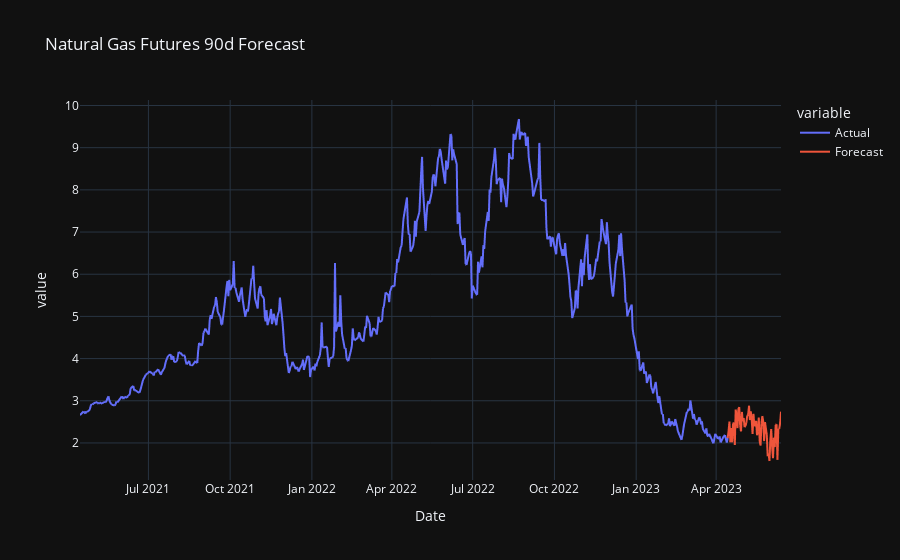

Notebook code for this chart:
### Code cell
plot_df = results.reset_index()
fig = px.line(plot_df, x="Date", y=results.columns,
          title=f"Natural Gas Futures 90d Forecast", #, {min(df["timestamp"].dt.date)}, {max(df["timestamp"].dt.date)}',
          template=templates[5])
#time.sleep(2)
fig.show()

### Figure 1 — Plotly figure (JSON) as saved in the notebook; plotly's stock layout.template omitted (floating-point values rounded to 4 significant figures; data arrays with more than 128 entries replaced by an {"elided": "..."} marker saying what was removed)
{"data": [{"hovertemplate": "variable=Actual<br>Date=%{x}<br>value=%{y}<extra></extra>", "legendgroup": "Actual", "line": {"color": "#636efa", "dash": "solid"}, "marker": {"symbol": "circle"}, "mode": "lines", "name": "Actual", "showlegend": true, "type": "scattergl", "x": {"elided": "567 str values"}, "xaxis": "x", "y": {"elided": "567 float values"}, "yaxis": "y"}, {"hovertemplate": "variable=Forecast<br>Date=%{x}<br>value=%{y}<extra></extra>", "legendgroup": "Forecast", "line": {"color": "#EF553B", "dash": "solid"}, "marker": {"symbol": "circle"}, "mode": "lines", "name": "Forecast", "showlegend": true, "type": "scattergl", "x": {"elided": "567 str values"}, "xaxis": "x", "y": {"elided": "567 float values"}, "yaxis": "y"}], "layout": {"legend": {"title": {"text": "variable"}, "tracegroupgap": 0}, "title": {"text": "Natural Gas Futures 90d Forecast"}, "xaxis": {"anchor": "y", "domain": [0, 1], "title": {"text": "Date"}}, "yaxis": {"anchor": "x", "domain": [0, 1], "title": {"text": "value"}}}}
